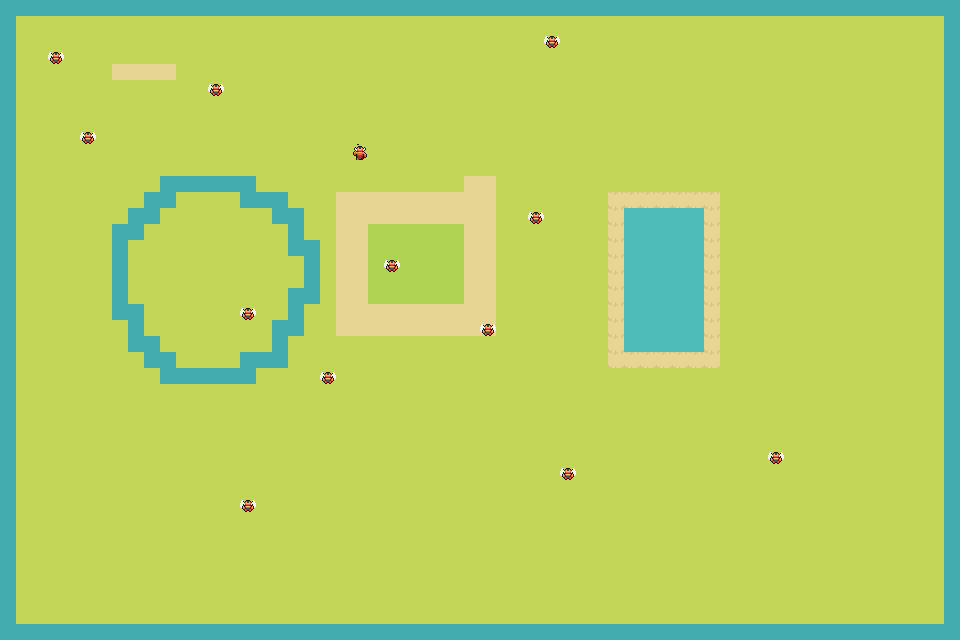

Below is a game level as drawn by its tile map, then a one-line description and the .tmx that defines it (tile-layer data replaced by summaries):
An orthogonal 60x40 tile map with 16x16 px tiles, 3 tile layers (Ground, Rocks, Entities), 1 hidden layer not drawn, 7 tilesets and 9 objects (6x Shape, 2x Potion, Text).

<map version="1.8" tiledversion="1.8.4" orientation="orthogonal" renderorder="right-down" width="60" height="40" tilewidth="16" tileheight="16" infinite="0" nextlayerid="9" nextobjectid="11">
 <editorsettings>
  <export target="Export/test_map.tmx" format="tmx" />
 </editorsettings>
 <tileset firstgid="1" source="../tile_data/Grass.tsx" />
 <tileset firstgid="6" source="../tile_data/Shore.tsx" />
 <tileset firstgid="11" source="../tile_data/Winter.tsx" />
 <tileset firstgid="19" source="../tile_data/Cliff.tsx" />
 <tileset firstgid="82" source="../tile_data/CyanBarracks.tsx" />
 <tileset firstgid="102" source="../tile_data/RedDemon.tsx" />
 <tileset firstgid="150" source="Potions.tsx" />
 <layer id="1" name="Ground" width="60" height="40">
  <data>[2400 cells, 2400 non-empty, 5 distinct tile ids]</data>
 </layer>
 <layer id="2" name="Rocks" width="60" height="40">
  <data>[2400 cells, 256 non-empty, 2 distinct tile ids]</data>
 </layer>
 <objectgroup id="5" name="Object Layer 1" visible="0">
  <object id="1" name="P2" type="Potion" gid="151" x="70" y="412" width="104" height="218" />
  <object id="2" name="P1" type="Potion" gid="151" x="219.589" y="340.624" width="47.8414" height="130.607" rotation="50.0242" />
  <object id="3" name="Marker" type="Shape" x="226" y="84">
   <point />
  </object>
  <object id="4" name="Rectangle" type="Shape" x="26" y="44" width="126" height="78" />
  <object id="5" name="Marker" type="Shape" x="260" y="137">
   <point />
  </object>
  <object id="6" name="Marker" type="Shape" x="306" y="74">
   <point />
  </object>
  <object id="7" name="Elypse" type="Shape" x="213" y="192" width="97" height="13">
   <ellipse />
  </object>
  <object id="8" name="Polygon" type="Shape" x="203" y="244">
   <polygon points="0,0 11,24 19,4 96,-1 50,-33 16,-16 63,-11" />
  </object>
  <object id="9" name="Textbox" type="Text" x="38.5" y="133.5" width="284" height="50">
   <text fontfamily="MS Shell Dlg 2" pixelsize="37" wrap="1">My Starting map</text>
  </object>
 </objectgroup>
 <layer id="7" name="cliffs" width="60" height="40" visible="0">
  <data>[2400 cells, 506 non-empty, 37 distinct tile ids]</data>
 </layer>
 <layer id="8" name="Entities" width="60" height="40">
  <data>[2400 cells, 1 non-empty, 1 distinct tile ids]</data>
 </layer>
</map>
